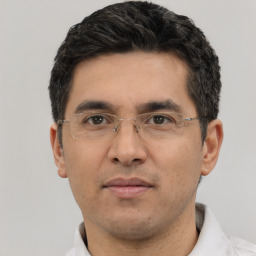
#> input picture Male.jpg, 256 x 256 px
$ python face-eye-detection.py
#> lines starting #> are read from the running program, lines starting #| are printed output that depends on the picture; after the words box and inside, x2 and y2 are one past the last pixel; in counts of white or black regions, pixels touching at a corner belong together
import cv2

# Load the input image
input_image = cv2.imread("Male.jpg")
#> input_image is the input picture: shape (256, 256, 3); mean B, G, R 136.1, 148, 166.6
# Image is read.

# Load the Haar cascade classifiers for face and eye detection
haar_face = cv2.CascadeClassifier("haarcascade_frontalface_default.xml")
haar_eye = cv2.CascadeClassifier("haarcascade_eye.xml")
# Haar cascade classifier face and eyes model are imported.

# Convert the input image to grayscale
gray_image = cv2.cvtColor(input_image, cv2.COLOR_BGR2GRAY)
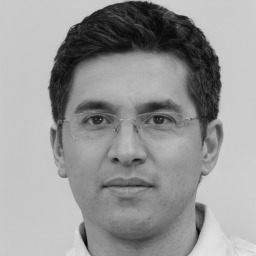
#> gray_image: shape (256, 256); min 6, max 232, mean 152.2
# haar detection method only works on gray scale images.

# Detect faces in the grayscale image
faces = haar_face.detectMultiScale(gray_image, minNeighbors=8, scaleFactor=1.3)
#> faces = [[40, 49, 176, 176]]
# Haar face detection method is applied.

# Loop through each detected face
for x, y, w, h in faces:
    # Draw a rectangle around the detected face
    cv2.rectangle(input_image, (x, y), (x + w, y + h), (255, 0, 0), 2)
    # A rectangle will be drawn around the detected face

    # Detect eyes within the face region
    eyes = haar_eye.detectMultiScale(gray_image)
    for ex, ey, ew, eh in eyes:
        # Draw a rectangle around each detected eye
        cv2.rectangle(input_image, (ex, ey), (ex + ew, ey + eh), (0, 255, 0), 2)
#> this loop made 1 pass
#> (x, y, w, h, eyes) on pass 1: (40, 49, 176, 176, [[75, 99, 43, 43], [137, 100, 40, 40]])
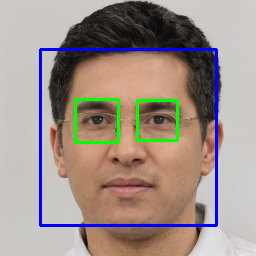
#> input_image: shape (256, 256, 3); 4.72% of pixels changed, all inside (x1, y1, x2, y2) = (39, 48, 218, 227)

# Display the final image with detected faces and eyes
cv2.imshow("Frame", input_image)
cv2.waitKey(0)
cv2.destroyAllWindows()
